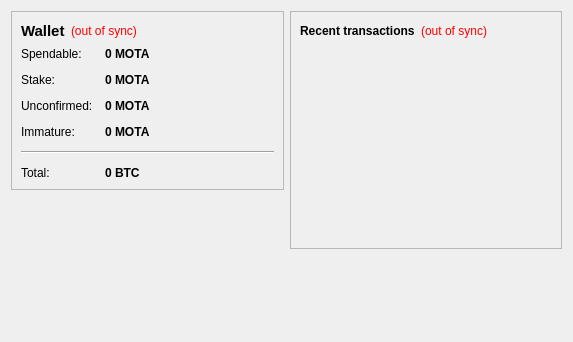
<?xml version="1.0" encoding="UTF-8"?>
<ui version="4.0">
 <class>OverviewPage</class>
 <widget class="QWidget" name="OverviewPage">
  <property name="geometry">
   <rect>
    <x>0</x>
    <y>0</y>
    <width>573</width>
    <height>342</height>
   </rect>
  </property>
  <property name="windowTitle">
   <string>Form</string>
  </property>
  <layout class="QHBoxLayout" name="horizontalLayout" stretch="1,1">
   <item>
    <layout class="QVBoxLayout" name="verticalLayout_2">
     <item>
      <widget class="QFrame" name="frame">
       <property name="frameShape">
        <enum>QFrame::StyledPanel</enum>
       </property>
       <property name="frameShadow">
        <enum>QFrame::Raised</enum>
       </property>
       <layout class="QVBoxLayout" name="verticalLayout_4">
        <item>
         <layout class="QHBoxLayout" name="horizontalLayout_4">
          <item>
           <widget class="QLabel" name="label_5">
            <property name="font">
             <font>
              <pointsize>11</pointsize>
              <weight>75</weight>
              <bold>true</bold>
             </font>
            </property>
            <property name="text">
             <string>Wallet</string>
            </property>
           </widget>
          </item>
          <item>
           <widget class="QLabel" name="labelWalletStatus">
            <property name="toolTip">
             <string>The displayed information may be out of date. Your wallet automatically synchronizes with the MotaCoin network after a connection is established, but this process has not completed yet.</string>
            </property>
            <property name="styleSheet">
             <string notr="true">QLabel { color: red; }</string>
            </property>
            <property name="text">
             <string notr="true">(out of sync)</string>
            </property>
            <property name="alignment">
             <set>Qt::AlignLeading|Qt::AlignLeft|Qt::AlignVCenter</set>
            </property>
           </widget>
          </item>
          <item>
           <spacer name="horizontalSpacer_2">
            <property name="orientation">
             <enum>Qt::Horizontal</enum>
            </property>
            <property name="sizeHint" stdset="0">
             <size>
              <width>40</width>
              <height>20</height>
             </size>
            </property>
           </spacer>
          </item>
         </layout>
        </item>
        <item>
         <layout class="QFormLayout" name="formLayout_2">
          <property name="fieldGrowthPolicy">
           <enum>QFormLayout::AllNonFixedFieldsGrow</enum>
          </property>
          <property name="horizontalSpacing">
           <number>12</number>
          </property>
          <property name="verticalSpacing">
           <number>12</number>
          </property>
          <item row="0" column="0">
           <widget class="QLabel" name="label">
            <property name="text">
             <string>Spendable:</string>
            </property>
           </widget>
          </item>
          <item row="0" column="1">
           <widget class="QLabel" name="labelBalance">
            <property name="font">
             <font>
              <weight>75</weight>
              <bold>true</bold>
             </font>
            </property>
            <property name="cursor">
             <cursorShape>IBeamCursor</cursorShape>
            </property>
            <property name="toolTip">
             <string>Your current spendable balance</string>
            </property>
            <property name="text">
             <string notr="true">0 MOTA</string>
            </property>
            <property name="textInteractionFlags">
             <set>Qt::LinksAccessibleByMouse|Qt::TextSelectableByKeyboard|Qt::TextSelectableByMouse</set>
            </property>
           </widget>
          </item>
          <item row="1" column="0">
           <widget class="QLabel" name="label_6">
            <property name="text">
             <string>Stake:</string>
            </property>
           </widget>
          </item>
          <item row="1" column="1">
           <widget class="QLabel" name="labelStake">
            <property name="font">
             <font>
              <weight>75</weight>
              <bold>true</bold>
             </font>
            </property>
            <property name="cursor">
             <cursorShape>IBeamCursor</cursorShape>
            </property>
            <property name="toolTip">
             <string>Total of coins that was staked, and do not yet count toward the current balance</string>
            </property>
            <property name="text">
             <string notr="true">0 MOTA</string>
            </property>
            <property name="textInteractionFlags">
             <set>Qt::LinksAccessibleByMouse|Qt::TextSelectableByKeyboard|Qt::TextSelectableByMouse</set>
            </property>
           </widget>
          </item>
          <item row="2" column="0">
           <widget class="QLabel" name="label_3">
            <property name="text">
             <string>Unconfirmed:</string>
            </property>
           </widget>
          </item>
          <item row="2" column="1">
           <widget class="QLabel" name="labelUnconfirmed">
            <property name="font">
             <font>
              <weight>75</weight>
              <bold>true</bold>
             </font>
            </property>
            <property name="cursor">
             <cursorShape>IBeamCursor</cursorShape>
            </property>
            <property name="toolTip">
             <string>Total of transactions that have yet to be confirmed, and do not yet count toward the current balance</string>
            </property>
            <property name="text">
             <string notr="true">0 MOTA</string>
            </property>
            <property name="textInteractionFlags">
             <set>Qt::LinksAccessibleByMouse|Qt::TextSelectableByKeyboard|Qt::TextSelectableByMouse</set>
            </property>
           </widget>
          </item>
          <item row="3" column="0">
           <widget class="QLabel" name="labelImmatureText">
            <property name="text">
             <string>Immature:</string>
            </property>
           </widget>
          </item>
          <item row="3" column="1">
           <widget class="QLabel" name="labelImmature">
            <property name="font">
             <font>
              <weight>75</weight>
              <bold>true</bold>
             </font>
            </property>
            <property name="toolTip">
             <string>Mined balance that has not yet matured</string>
            </property>
            <property name="text">
             <string notr="true">0 MOTA</string>
            </property>
            <property name="textInteractionFlags">
             <set>Qt::LinksAccessibleByMouse|Qt::TextSelectableByKeyboard|Qt::TextSelectableByMouse</set>
            </property>
           </widget>
          </item>
          <item row="4" column="0" colspan="2">
           <widget class="Line" name="line">
            <property name="orientation">
             <enum>Qt::Horizontal</enum>
            </property>
           </widget>
          </item>
          <item row="5" column="0">
           <widget class="QLabel" name="labelTotalText">
            <property name="text">
             <string>Total:</string>
            </property>
           </widget>
          </item>
          <item row="5" column="1">
           <widget class="QLabel" name="labelTotal">
            <property name="font">
             <font>
              <weight>75</weight>
              <bold>true</bold>
             </font>
            </property>
            <property name="cursor">
             <cursorShape>IBeamCursor</cursorShape>
            </property>
            <property name="toolTip">
             <string>Your current total balance</string>
            </property>
            <property name="text">
             <string notr="true">0 BTC</string>
            </property>
            <property name="textInteractionFlags">
             <set>Qt::LinksAccessibleByMouse|Qt::TextSelectableByKeyboard|Qt::TextSelectableByMouse</set>
            </property>
           </widget>
          </item>
         </layout>
        </item>
       </layout>
      </widget>
     </item>
     <item>
      <spacer name="verticalSpacer_3">
       <property name="orientation">
        <enum>Qt::Vertical</enum>
       </property>
       <property name="sizeHint" stdset="0">
        <size>
         <width>20</width>
         <height>40</height>
        </size>
       </property>
      </spacer>
     </item>
     <item>
      <widget class="QLabel" name="label_2">
       <property name="text">
        <string/>
       </property>
       <property name="pixmap">
        <pixmap resource="../bitcoin.qrc">:/images/backg</pixmap>
       </property>
       <property name="scaledContents">
        <bool>false</bool>
       </property>
       <property name="alignment">
        <set>Qt::AlignCenter</set>
       </property>
      </widget>
     </item>
     <item>
      <spacer name="verticalSpacer">
       <property name="orientation">
        <enum>Qt::Vertical</enum>
       </property>
       <property name="sizeHint" stdset="0">
        <size>
         <width>20</width>
         <height>40</height>
        </size>
       </property>
      </spacer>
     </item>
    </layout>
   </item>
   <item>
    <layout class="QVBoxLayout" name="verticalLayout_3">
     <item>
      <widget class="QFrame" name="frame_2">
       <property name="frameShape">
        <enum>QFrame::StyledPanel</enum>
       </property>
       <property name="frameShadow">
        <enum>QFrame::Raised</enum>
       </property>
       <layout class="QVBoxLayout" name="verticalLayout">
        <item>
         <layout class="QHBoxLayout" name="horizontalLayout_2">
          <item>
           <widget class="QLabel" name="label_4">
            <property name="text">
             <string>&lt;b&gt;Recent transactions&lt;/b&gt;</string>
            </property>
           </widget>
          </item>
          <item>
           <widget class="QLabel" name="labelTransactionsStatus">
            <property name="toolTip">
             <string>The displayed information may be out of date. Your wallet automatically synchronizes with the MotaCoin network after a connection is established, but this process has not completed yet.</string>
            </property>
            <property name="styleSheet">
             <string notr="true">QLabel { color: red; }</string>
            </property>
            <property name="text">
             <string notr="true">(out of sync)</string>
            </property>
            <property name="alignment">
             <set>Qt::AlignRight|Qt::AlignTrailing|Qt::AlignVCenter</set>
            </property>
           </widget>
          </item>
          <item>
           <spacer name="horizontalSpacer">
            <property name="orientation">
             <enum>Qt::Horizontal</enum>
            </property>
            <property name="sizeHint" stdset="0">
             <size>
              <width>40</width>
              <height>20</height>
             </size>
            </property>
           </spacer>
          </item>
         </layout>
        </item>
        <item>
         <widget class="QListView" name="listTransactions">
          <property name="styleSheet">
           <string notr="true">QListView { background: transparent; }</string>
          </property>
          <property name="frameShape">
           <enum>QFrame::NoFrame</enum>
          </property>
          <property name="verticalScrollBarPolicy">
           <enum>Qt::ScrollBarAlwaysOff</enum>
          </property>
          <property name="horizontalScrollBarPolicy">
           <enum>Qt::ScrollBarAlwaysOff</enum>
          </property>
          <property name="selectionMode">
           <enum>QAbstractItemView::NoSelection</enum>
          </property>
         </widget>
        </item>
       </layout>
      </widget>
     </item>
     <item>
      <spacer name="verticalSpacer_2">
       <property name="orientation">
        <enum>Qt::Vertical</enum>
       </property>
       <property name="sizeHint" stdset="0">
        <size>
         <width>20</width>
         <height>40</height>
        </size>
       </property>
      </spacer>
     </item>
    </layout>
   </item>
  </layout>
 </widget>
 <resources>
  <include location="../bitcoin.qrc"/>
 </resources>
 <connections/>
</ui>
